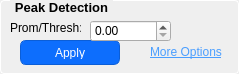
             <widget class="QGroupBox" name="PeakDetection">
              <property name="sizePolicy">
               <sizepolicy hsizetype="Fixed" vsizetype="Fixed">
                <horstretch>0</horstretch>
                <verstretch>0</verstretch>
               </sizepolicy>
              </property>
              <property name="minimumSize">
               <size>
                <width>239</width>
                <height>71</height>
               </size>
              </property>
              <property name="maximumSize">
               <size>
                <width>71</width>
                <height>16777215</height>
               </size>
              </property>
              <property name="font">
               <font>
                <pointsize>10</pointsize>
                <bold>true</bold>
               </font>
              </property>
              <property name="styleSheet">
               <string notr="true">QGroupBox {
            border: 1px solid #ffffff;
            border-radius: 4px;
            margin-top: 0.5em;
            padding-top: 0.5em;
        }

        QGroupBox::title {
            subcontrol-origin: margin;
            left: 10px;
            padding: 0 3px 0 3px;
        }</string>
              </property>
              <property name="title">
               <string>Peak Detection</string>
              </property>
              <widget class="QPushButton" name="ApplyPeakFindPushButton">
               <property name="geometry">
                <rect>
                 <x>20</x>
                 <y>40</y>
                 <width>100</width>
                 <height>25</height>
                </rect>
               </property>
               <property name="sizePolicy">
                <sizepolicy hsizetype="Fixed" vsizetype="Fixed">
                 <horstretch>0</horstretch>
                 <verstretch>0</verstretch>
                </sizepolicy>
               </property>
               <property name="minimumSize">
                <size>
                 <width>100</width>
                 <height>25</height>
                </size>
               </property>
               <property name="maximumSize">
                <size>
                 <width>100</width>
                 <height>16777215</height>
                </size>
               </property>
               <property name="toolTip">
                <string>Detect breath peaks using the specified threshold, prominence, and distance settings</string>
               </property>
               <property name="styleSheet">
                <string notr="true">QPushButton {
    background-color: #0d6efd;
    color: white;
    border: 1px solid #0b5ed7;
    border-radius: 6px;
    padding: 5px 10px;
}
QPushButton:hover {
    background-color: #0b5ed7;
}
QPushButton:pressed {
    background-color: #0a58ca;
}
QPushButton:focus {
    outline: none;
    border: 2px solid #b6d4fe;
}
QPushButton:disabled {
    background-color: #9ec5fe;
    border-color: #9ec5fe;
    color: #eef4ff;
}</string>
               </property>
               <property name="text">
                <string>Apply</string>
               </property>
              </widget>
              <widget class="QLabel" name="PeakProminenceLabel">
               <property name="geometry">
                <rect>
                 <x>10</x>
                 <y>20</y>
                 <width>71</width>
                 <height>16</height>
                </rect>
               </property>
               <property name="sizePolicy">
                <sizepolicy hsizetype="Fixed" vsizetype="Fixed">
                 <horstretch>0</horstretch>
                 <verstretch>0</verstretch>
                </sizepolicy>
               </property>
               <property name="maximumSize">
                <size>
                 <width>85</width>
                 <height>16777215</height>
                </size>
               </property>
               <property name="font">
                <font>
                 <pointsize>9</pointsize>
                 <bold>false</bold>
                </font>
               </property>
               <property name="toolTip">
                <string>Minimum vertical distance between peak and surrounding baseline required to detect a breath</string>
               </property>
               <property name="text">
                <string>Prom/Thresh:</string>
               </property>
              </widget>
              <widget class="QPushButton" name="ThreshOptions">
               <property name="geometry">
                <rect>
                 <x>150</x>
                 <y>40</y>
                 <width>91</width>
                 <height>24</height>
                </rect>
               </property>
               <property name="minimumSize">
                <size>
                 <width>91</width>
                 <height>24</height>
                </size>
               </property>
               <property name="maximumSize">
                <size>
                 <width>91</width>
                 <height>24</height>
                </size>
               </property>
               <property name="styleSheet">
                <string notr="true">QPushButton {
    text-align: left;
    border: none;
    background: transparent;
    text-decoration: underline;
    color: #4A9EFF;
}
QPushButton:hover {
    color: #6BB6FF;
}</string>
               </property>
               <property name="text">
                <string>More Options</string>
               </property>
              </widget>
              <widget class="QDoubleSpinBox" name="PeakPromValueSpinBox">
               <property name="geometry">
                <rect>
                 <x>90</x>
                 <y>20</y>
                 <width>81</width>
                 <height>22</height>
                </rect>
               </property>
               <property name="sizePolicy">
                <sizepolicy hsizetype="Minimum" vsizetype="Fixed">
                 <horstretch>81</horstretch>
                 <verstretch>18</verstretch>
                </sizepolicy>
               </property>
               <property name="minimumSize">
                <size>
                 <width>81</width>
                 <height>18</height>
                </size>
               </property>
              </widget>
             </widget>
